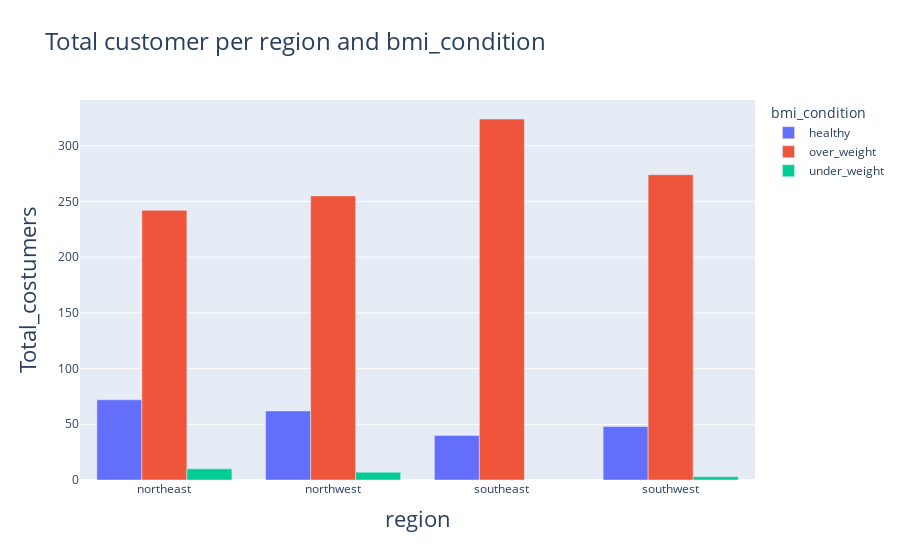

Here is the notebook cell this chart was saved with:
### Markdown cell above
## Total Number of Customers per bmi and region

### Code cell
plt.figure(figsize=(12, 12)) 
fig = px.bar(region_bmi, x="region", y="Total_costumers", color="bmi_condition", barmode="group", title="Total customer per region and bmi_condition")
fig.update_xaxes(title_font=dict(size=22))  # Change x-axis label font size for all subplots
fig.update_yaxes(title_font=dict(size=22))  # Change y-axis label font size for all subplots

fig.update_xaxes(title_font=dict(size=22))  # Change x-axis label font size for all subplots
fig.update_yaxes(title_font=dict(size=22))  # Change y-axis label font size for all subplots

fig.update_layout(
    title_font=dict(size=24),  )
fig.show()

### Figure 1 — Plotly figure (JSON) as saved in the notebook; plotly's stock layout.template omitted (floating-point values rounded to 4 significant figures)
{"data": [{"alignmentgroup": "True", "hovertemplate": "bmi_condition=healthy<br>region=%{x}<br>Total_costumers=%{y}<extra></extra>", "legendgroup": "healthy", "marker": {"color": "#636efa", "pattern": {"shape": ""}}, "name": "healthy", "offsetgroup": "healthy", "orientation": "v", "showlegend": true, "textposition": "auto", "type": "bar", "x": ["northeast", "northwest", "southeast", "southwest"], "xaxis": "x", "y": [72, 62, 40, 48], "yaxis": "y"}, {"alignmentgroup": "True", "hovertemplate": "bmi_condition=over_weight<br>region=%{x}<br>Total_costumers=%{y}<extra></extra>", "legendgroup": "over_weight", "marker": {"color": "#EF553B", "pattern": {"shape": ""}}, "name": "over_weight", "offsetgroup": "over_weight", "orientation": "v", "showlegend": true, "textposition": "auto", "type": "bar", "x": ["northeast", "northwest", "southeast", "southwest"], "xaxis": "x", "y": [242, 255, 324, 274], "yaxis": "y"}, {"alignmentgroup": "True", "hovertemplate": "bmi_condition=under_weight<br>region=%{x}<br>Total_costumers=%{y}<extra></extra>", "legendgroup": "under_weight", "marker": {"color": "#00cc96", "pattern": {"shape": ""}}, "name": "under_weight", "offsetgroup": "under_weight", "orientation": "v", "showlegend": true, "textposition": "auto", "type": "bar", "x": ["northeast", "northwest", "southwest"], "xaxis": "x", "y": [10, 7, 3], "yaxis": "y"}], "layout": {"barmode": "group", "legend": {"title": {"text": "bmi_condition"}, "tracegroupgap": 0}, "title": {"font": {"size": 24}, "text": "Total customer per region and bmi_condition"}, "xaxis": {"anchor": "y", "domain": [0, 1], "title": {"font": {"size": 22}, "text": "region"}}, "yaxis": {"anchor": "x", "domain": [0, 1], "title": {"font": {"size": 22}, "text": "Total_costumers"}}}}
